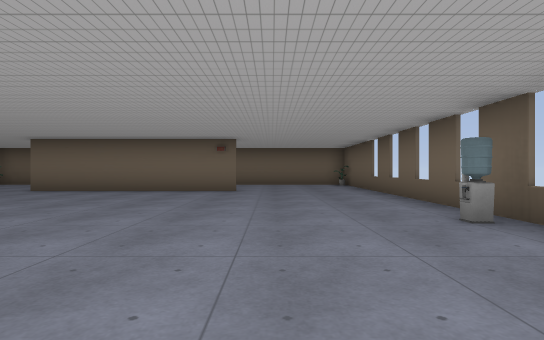
view 1 (above)

17 first-person views from a walk through a 3-D level made in the Godot game engine. The camera is 1.2 m above the floor, looks level and sees 80° across. The floor is counted in squares, 2 m on a side. Each view is taken from the middle of a square. On the plan, view 1 faces up. The plan holds only what a view shows up to about 10 squares ahead; the rest is blank. Characters and animated objects are left out. Some surface patterns are stand-ins.

view 2
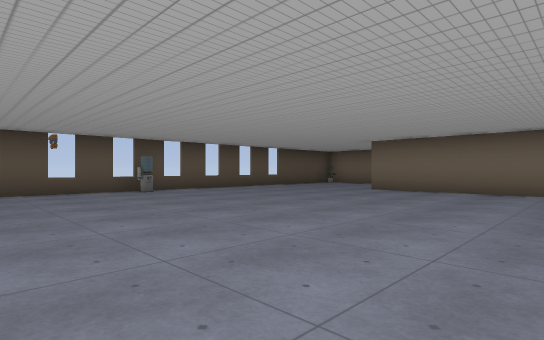

view 3
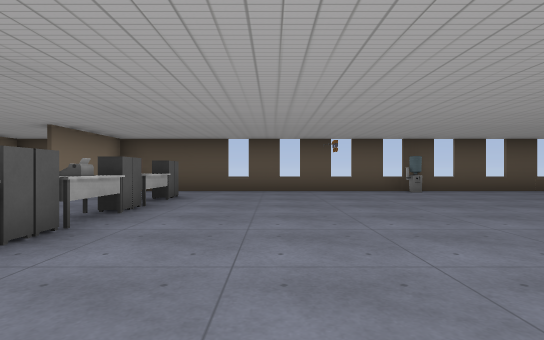

view 4
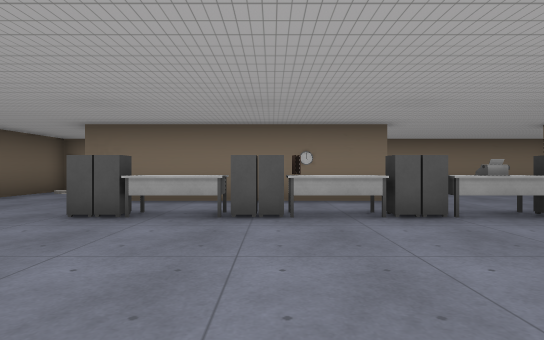

view 5
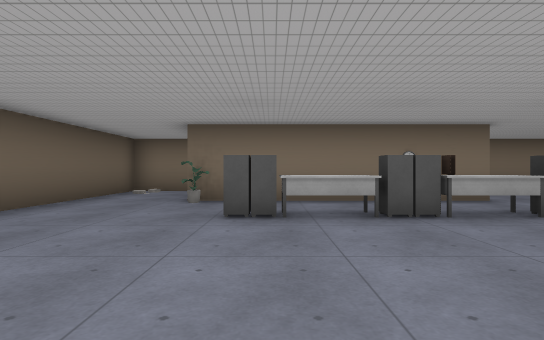

view 6
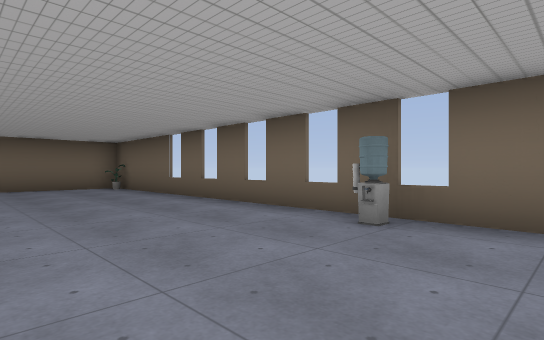

view 7
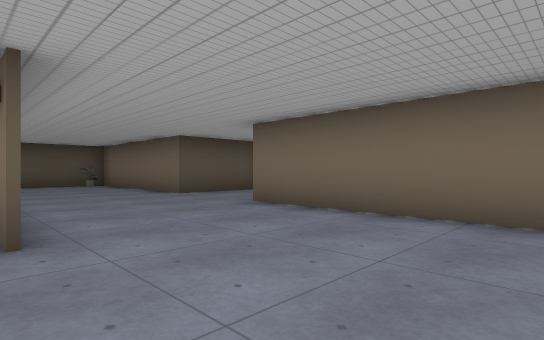

view 8
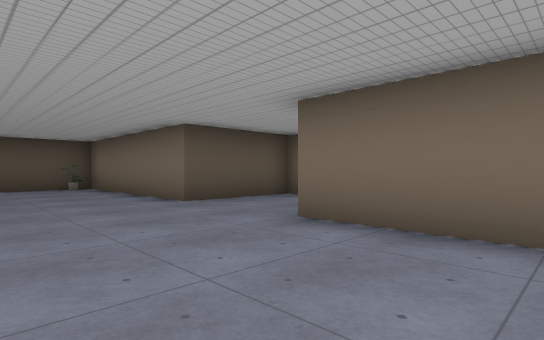

view 9
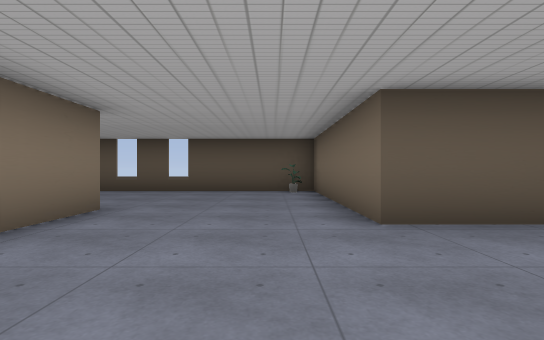

view 10
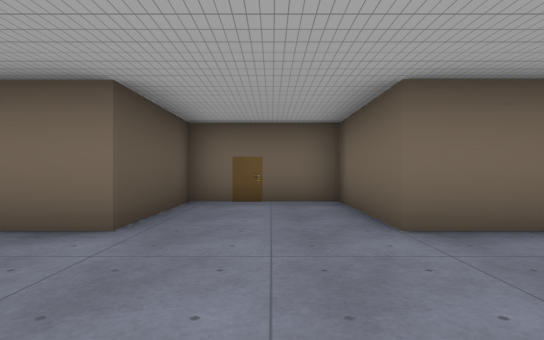

view 11
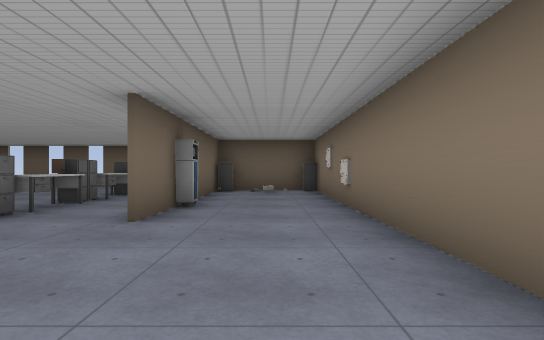

view 12
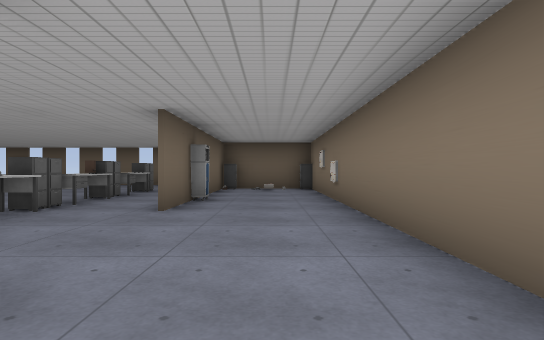

view 13
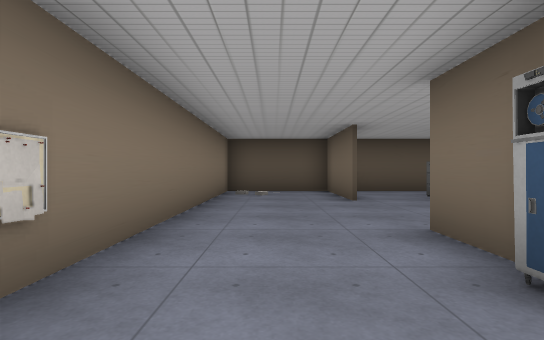

view 14
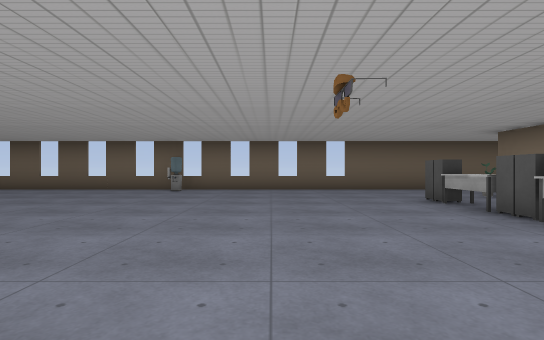

view 15
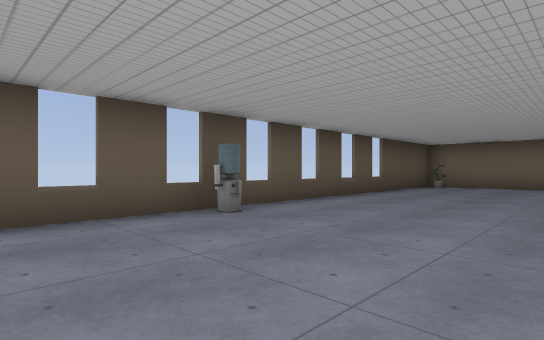

view 16
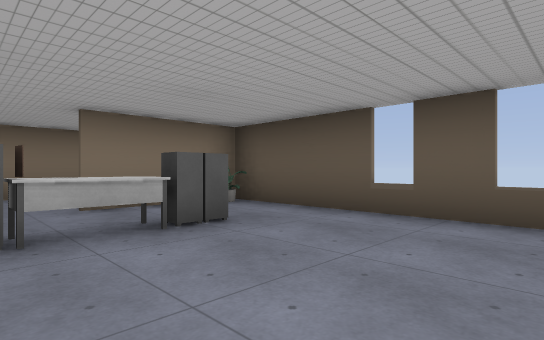

view 17
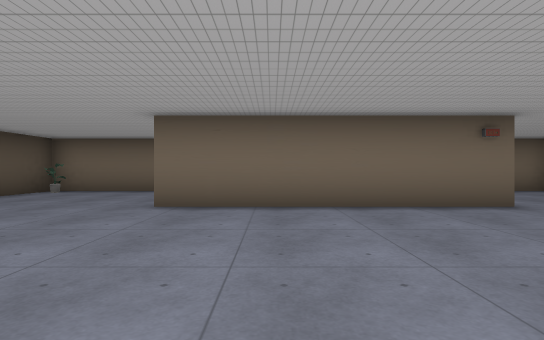

### Floor plan
Points are (right, up) in squares from view 1. A wall is a line through its corners. A room is listed if a view was taken in it or the views show most of it. See-through windows are left out.
Room 1 (views 1, 2, 3, 4, 5, 6, 7, 8, 9, 10, 11, 12, 13, 14, 15, 16, 17)
walls: (-8.5, -2.1) (-7.4, -2.1); (-7, 9.4) (-5, 9.4); (-5.2, -4.3) (0.8, -4.3); (-4.4, -4.4) (-5.2, -4.4); (-1, 9.3) (-7, 9.3); (-8.4, -4.4) (-11.2, -4.4); (-11.2, -4.3) (-8.4, -4.3); (0.6, -7.2) (0.6, -4.4) (-2.1, -4.4); (1.4, -7.3) (2.9, -7.3) (2.9, 12.2); (2.7, 13.2) (-2.7, 13.2) (-2.7, 16.1) (-5.6, 16.1) (-5.6, 13.2) (-11.2, 13.2) (-11.2, -7.3) (-0.9, -7.3)
low walls: (-4.5, -2.1) (-3.4, -2.1); (-3.6, -2.6) (-4.5, -2.6); (-1.6, -2.6) (-2.3, -2.6) (-2.3, -2.1) (-1.4, -2.1)
ways out: closed door at (-4.5, 16)
objects: other object (-11, 4); plant (-11, 13); cabinet (-9, -2); cabinet (-7, -2); machine (-6, -2); cabinet (-5, -2); machine (-4, -5); cabinet (-3, -2); cabinet (-1, -2); cabinet (0, -7); other object (0, -6); cabinet (0, -5); other object (2, 4)

Positions as (right, up) in squares from view 1, and headings:
1: (0, 0), facing up
2: (-2, 0), facing up-left
3: (-2, 0), facing left
4: (-3, 2), facing down
5: (-1, 2), facing down
6: (-1, 2), facing up-right
7: (2, 9), facing up-left
8: (0, 10), facing up-left
9: (-2, 12), facing left
10: (-4, 10), facing up
11: (-9, -6), facing right
12: (-10, -6), facing right
13: (-2, -6), facing left
14: (-7, 1), facing right
15: (-7, 1), facing up-left
16: (-7, 1), facing down-left
17: (-5, 4), facing up
